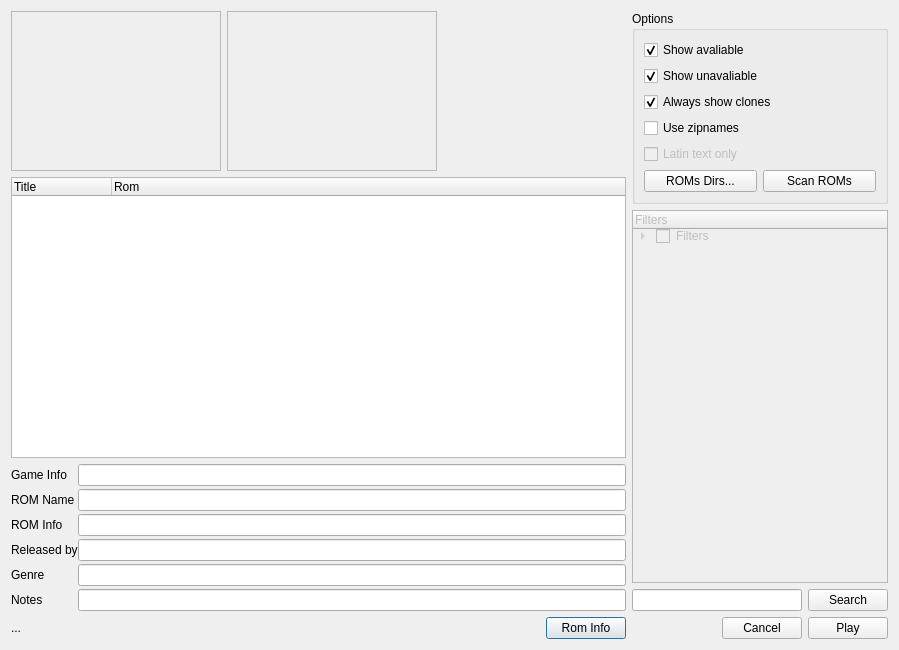
<?xml version="1.0" encoding="UTF-8"?>
<ui version="4.0">
 <class>SelectDialog</class>
 <widget class="QDialog" name="SelectDialog">
  <property name="geometry">
   <rect>
    <x>0</x>
    <y>0</y>
    <width>899</width>
    <height>650</height>
   </rect>
  </property>
  <property name="windowTitle">
   <string>Dialog</string>
  </property>
  <layout class="QHBoxLayout" name="horizontalLayout_6" stretch="1,0">
   <item>
    <layout class="QVBoxLayout" name="verticalLayout" stretch="0,0,0,0">
     <item>
      <layout class="QHBoxLayout" name="horizontalLayout_5">
       <item>
        <widget class="QLabel" name="imgPreview">
         <property name="sizePolicy">
          <sizepolicy hsizetype="Fixed" vsizetype="Fixed">
           <horstretch>0</horstretch>
           <verstretch>0</verstretch>
          </sizepolicy>
         </property>
         <property name="minimumSize">
          <size>
           <width>210</width>
           <height>160</height>
          </size>
         </property>
         <property name="maximumSize">
          <size>
           <width>210</width>
           <height>160</height>
          </size>
         </property>
         <property name="toolTip">
          <string>Preview</string>
         </property>
         <property name="frameShape">
          <enum>QFrame::StyledPanel</enum>
         </property>
         <property name="text">
          <string/>
         </property>
         <property name="pixmap">
          <pixmap resource="rscr.qrc">:/resource/splash.bmp</pixmap>
         </property>
         <property name="scaledContents">
          <bool>true</bool>
         </property>
        </widget>
       </item>
       <item>
        <widget class="QLabel" name="imgTitleScreen">
         <property name="sizePolicy">
          <sizepolicy hsizetype="Fixed" vsizetype="Fixed">
           <horstretch>0</horstretch>
           <verstretch>0</verstretch>
          </sizepolicy>
         </property>
         <property name="minimumSize">
          <size>
           <width>210</width>
           <height>160</height>
          </size>
         </property>
         <property name="maximumSize">
          <size>
           <width>210</width>
           <height>160</height>
          </size>
         </property>
         <property name="toolTip">
          <string>Title screen</string>
         </property>
         <property name="frameShape">
          <enum>QFrame::StyledPanel</enum>
         </property>
         <property name="text">
          <string/>
         </property>
         <property name="pixmap">
          <pixmap resource="rscr.qrc">:/resource/splash.bmp</pixmap>
         </property>
         <property name="scaledContents">
          <bool>true</bool>
         </property>
        </widget>
       </item>
       <item>
        <spacer name="horizontalSpacer_3">
         <property name="orientation">
          <enum>Qt::Horizontal</enum>
         </property>
         <property name="sizeHint" stdset="0">
          <size>
           <width>40</width>
           <height>20</height>
          </size>
         </property>
        </spacer>
       </item>
      </layout>
     </item>
     <item>
      <widget class="QTreeWidget" name="tvDrivers">
       <property name="alternatingRowColors">
        <bool>true</bool>
       </property>
       <column>
        <property name="text">
         <string>Title</string>
        </property>
       </column>
       <column>
        <property name="text">
         <string>Rom</string>
        </property>
       </column>
      </widget>
     </item>
     <item>
      <layout class="QFormLayout" name="formLayout">
       <property name="fieldGrowthPolicy">
        <enum>QFormLayout::AllNonFixedFieldsGrow</enum>
       </property>
       <property name="horizontalSpacing">
        <number>0</number>
       </property>
       <property name="verticalSpacing">
        <number>3</number>
       </property>
       <item row="0" column="0">
        <widget class="QLabel" name="label">
         <property name="text">
          <string>Game Info</string>
         </property>
        </widget>
       </item>
       <item row="0" column="1">
        <widget class="QLineEdit" name="leGameInfo">
         <property name="frame">
          <bool>true</bool>
         </property>
         <property name="readOnly">
          <bool>true</bool>
         </property>
        </widget>
       </item>
       <item row="1" column="0">
        <widget class="QLabel" name="label_2">
         <property name="text">
          <string>ROM Name</string>
         </property>
        </widget>
       </item>
       <item row="1" column="1">
        <widget class="QLineEdit" name="leRomName">
         <property name="frame">
          <bool>true</bool>
         </property>
         <property name="readOnly">
          <bool>true</bool>
         </property>
        </widget>
       </item>
       <item row="2" column="0">
        <widget class="QLabel" name="label_3">
         <property name="text">
          <string>ROM Info</string>
         </property>
        </widget>
       </item>
       <item row="2" column="1">
        <widget class="QLineEdit" name="leRomInfo">
         <property name="frame">
          <bool>true</bool>
         </property>
         <property name="readOnly">
          <bool>true</bool>
         </property>
        </widget>
       </item>
       <item row="3" column="0">
        <widget class="QLabel" name="label_4">
         <property name="text">
          <string>Released by</string>
         </property>
        </widget>
       </item>
       <item row="3" column="1">
        <widget class="QLineEdit" name="leReleasedBy">
         <property name="frame">
          <bool>true</bool>
         </property>
         <property name="readOnly">
          <bool>true</bool>
         </property>
        </widget>
       </item>
       <item row="4" column="0">
        <widget class="QLabel" name="label_7">
         <property name="text">
          <string>Genre</string>
         </property>
        </widget>
       </item>
       <item row="4" column="1">
        <widget class="QLineEdit" name="leGenre">
         <property name="frame">
          <bool>true</bool>
         </property>
         <property name="readOnly">
          <bool>true</bool>
         </property>
        </widget>
       </item>
       <item row="5" column="0">
        <widget class="QLabel" name="label_5">
         <property name="text">
          <string>Notes</string>
         </property>
        </widget>
       </item>
       <item row="5" column="1">
        <widget class="QLineEdit" name="leNotes">
         <property name="frame">
          <bool>true</bool>
         </property>
         <property name="readOnly">
          <bool>true</bool>
         </property>
        </widget>
       </item>
      </layout>
     </item>
     <item>
      <layout class="QHBoxLayout" name="horizontalLayout">
       <item>
        <widget class="QLabel" name="lblCounter">
         <property name="minimumSize">
          <size>
           <width>0</width>
           <height>0</height>
          </size>
         </property>
         <property name="text">
          <string>...</string>
         </property>
        </widget>
       </item>
       <item>
        <spacer name="horizontalSpacer_2">
         <property name="orientation">
          <enum>Qt::Horizontal</enum>
         </property>
         <property name="sizeHint" stdset="0">
          <size>
           <width>40</width>
           <height>20</height>
          </size>
         </property>
        </spacer>
       </item>
       <item>
        <widget class="QPushButton" name="btnRomInfo">
         <property name="text">
          <string>Rom Info</string>
         </property>
        </widget>
       </item>
      </layout>
     </item>
    </layout>
   </item>
   <item>
    <layout class="QVBoxLayout" name="verticalLayout_4">
     <item>
      <widget class="QGroupBox" name="groupBox">
       <property name="title">
        <string>Options</string>
       </property>
       <layout class="QVBoxLayout" name="verticalLayout_3">
        <item>
         <layout class="QVBoxLayout" name="verticalLayout_2">
          <item>
           <widget class="QCheckBox" name="ckbShowAvaliable">
            <property name="text">
             <string>Show avaliable</string>
            </property>
            <property name="checked">
             <bool>true</bool>
            </property>
           </widget>
          </item>
          <item>
           <widget class="QCheckBox" name="ckbShowUnavaliable">
            <property name="text">
             <string>Show unavaliable</string>
            </property>
            <property name="checked">
             <bool>true</bool>
            </property>
           </widget>
          </item>
          <item>
           <widget class="QCheckBox" name="ckbShowClones">
            <property name="text">
             <string>Always show clones</string>
            </property>
            <property name="checked">
             <bool>true</bool>
            </property>
           </widget>
          </item>
          <item>
           <widget class="QCheckBox" name="ckbUseZipnames">
            <property name="text">
             <string>Use zipnames</string>
            </property>
           </widget>
          </item>
          <item>
           <widget class="QCheckBox" name="ckbLatinTextOnly">
            <property name="enabled">
             <bool>false</bool>
            </property>
            <property name="text">
             <string>Latin text only</string>
            </property>
           </widget>
          </item>
          <item>
           <layout class="QHBoxLayout" name="horizontalLayout_2">
            <item>
             <widget class="QPushButton" name="btnRomDirs">
              <property name="text">
               <string>ROMs Dirs...</string>
              </property>
             </widget>
            </item>
            <item>
             <widget class="QPushButton" name="btnScanRoms">
              <property name="text">
               <string>Scan ROMs</string>
              </property>
             </widget>
            </item>
           </layout>
          </item>
         </layout>
        </item>
       </layout>
      </widget>
     </item>
     <item>
      <widget class="QTreeWidget" name="tvFilters">
       <property name="enabled">
        <bool>false</bool>
       </property>
       <column>
        <property name="text">
         <string>Filters</string>
        </property>
       </column>
       <item>
        <property name="text">
         <string>Filters</string>
        </property>
        <property name="checkState">
         <enum>Unchecked</enum>
        </property>
        <property name="flags">
         <set>ItemIsSelectable|ItemIsUserCheckable|ItemIsEnabled|ItemIsTristate</set>
        </property>
        <item>
         <property name="text">
          <string>BoardType</string>
         </property>
         <property name="checkState">
          <enum>Unchecked</enum>
         </property>
         <property name="flags">
          <set>ItemIsSelectable|ItemIsDragEnabled|ItemIsUserCheckable|ItemIsEnabled|ItemIsTristate</set>
         </property>
         <item>
          <property name="text">
           <string>Genuine</string>
          </property>
          <property name="checkState">
           <enum>Unchecked</enum>
          </property>
         </item>
         <item>
          <property name="text">
           <string>Bootleg</string>
          </property>
          <property name="checkState">
           <enum>Unchecked</enum>
          </property>
         </item>
         <item>
          <property name="text">
           <string>Demo</string>
          </property>
          <property name="checkState">
           <enum>Unchecked</enum>
          </property>
         </item>
         <item>
          <property name="text">
           <string>Hack</string>
          </property>
          <property name="checkState">
           <enum>Unchecked</enum>
          </property>
         </item>
         <item>
          <property name="text">
           <string>Homebrew</string>
          </property>
          <property name="checkState">
           <enum>Unchecked</enum>
          </property>
         </item>
         <item>
          <property name="text">
           <string>Prototype</string>
          </property>
          <property name="checkState">
           <enum>Unchecked</enum>
          </property>
         </item>
        </item>
        <item>
         <property name="text">
          <string>Family</string>
         </property>
         <property name="checkState">
          <enum>Unchecked</enum>
         </property>
        </item>
        <item>
         <property name="text">
          <string>Genre</string>
         </property>
         <property name="checkState">
          <enum>Unchecked</enum>
         </property>
        </item>
        <item>
         <property name="text">
          <string>Hardware</string>
         </property>
         <property name="checkState">
          <enum>Unchecked</enum>
         </property>
         <item>
          <property name="text">
           <string>Capcom (Other)</string>
          </property>
          <property name="checkState">
           <enum>Unchecked</enum>
          </property>
         </item>
         <item>
          <property name="text">
           <string>Cave</string>
          </property>
          <property name="checkState">
           <enum>Unchecked</enum>
          </property>
         </item>
         <item>
          <property name="text">
           <string>CPS-1</string>
          </property>
          <property name="checkState">
           <enum>Unchecked</enum>
          </property>
         </item>
         <item>
          <property name="text">
           <string>CPS-2</string>
          </property>
          <property name="checkState">
           <enum>Unchecked</enum>
          </property>
         </item>
         <item>
          <property name="text">
           <string>CPS-3</string>
          </property>
          <property name="checkState">
           <enum>Unchecked</enum>
          </property>
         </item>
         <item>
          <property name="text">
           <string>Data East</string>
          </property>
          <property name="checkState">
           <enum>Unchecked</enum>
          </property>
         </item>
         <item>
          <property name="text">
           <string>Galaxian</string>
          </property>
          <property name="checkState">
           <enum>Unchecked</enum>
          </property>
         </item>
         <item>
          <property name="text">
           <string>Irem</string>
          </property>
          <property name="checkState">
           <enum>Unchecked</enum>
          </property>
         </item>
         <item>
          <property name="text">
           <string>Kaneko</string>
          </property>
          <property name="checkState">
           <enum>Unchecked</enum>
          </property>
         </item>
         <item>
          <property name="text">
           <string>Konami</string>
          </property>
          <property name="checkState">
           <enum>Unchecked</enum>
          </property>
         </item>
         <item>
          <property name="text">
           <string>Neo Geo</string>
          </property>
          <property name="checkState">
           <enum>Unchecked</enum>
          </property>
         </item>
         <item>
          <property name="text">
           <string>Pacman</string>
          </property>
          <property name="checkState">
           <enum>Unchecked</enum>
          </property>
         </item>
         <item>
          <property name="text">
           <string>PGM</string>
          </property>
          <property name="checkState">
           <enum>Unchecked</enum>
          </property>
         </item>
         <item>
          <property name="text">
           <string>Psikyo</string>
          </property>
          <property name="checkState">
           <enum>Unchecked</enum>
          </property>
         </item>
         <item>
          <property name="text">
           <string>Sega</string>
          </property>
          <property name="checkState">
           <enum>Unchecked</enum>
          </property>
         </item>
         <item>
          <property name="text">
           <string>Seta</string>
          </property>
          <property name="checkState">
           <enum>Unchecked</enum>
          </property>
         </item>
         <item>
          <property name="text">
           <string>Taito</string>
          </property>
          <property name="checkState">
           <enum>Unchecked</enum>
          </property>
         </item>
         <item>
          <property name="text">
           <string>Technos</string>
          </property>
          <property name="checkState">
           <enum>Unchecked</enum>
          </property>
         </item>
         <item>
          <property name="text">
           <string>Toaplan</string>
          </property>
          <property name="checkState">
           <enum>Unchecked</enum>
          </property>
         </item>
         <item>
          <property name="text">
           <string>Misc (pre 90s)</string>
          </property>
          <property name="checkState">
           <enum>Unchecked</enum>
          </property>
         </item>
         <item>
          <property name="text">
           <string>Misc (post 90s)</string>
          </property>
          <property name="checkState">
           <enum>Unchecked</enum>
          </property>
         </item>
         <item>
          <property name="text">
           <string>Master System</string>
          </property>
          <property name="checkState">
           <enum>Unchecked</enum>
          </property>
         </item>
         <item>
          <property name="text">
           <string>Megadrive</string>
          </property>
          <property name="checkState">
           <enum>Unchecked</enum>
          </property>
         </item>
         <item>
          <property name="text">
           <string>PC-Engine</string>
          </property>
          <property name="checkState">
           <enum>Unchecked</enum>
          </property>
         </item>
         <item>
          <property name="text">
           <string>SNES</string>
          </property>
          <property name="checkState">
           <enum>Unchecked</enum>
          </property>
         </item>
        </item>
       </item>
      </widget>
     </item>
     <item>
      <layout class="QHBoxLayout" name="horizontalLayout_3">
       <item>
        <widget class="QLineEdit" name="leSearch">
         <property name="enabled">
          <bool>true</bool>
         </property>
        </widget>
       </item>
       <item>
        <widget class="QPushButton" name="btnSearch">
         <property name="text">
          <string>Search</string>
         </property>
        </widget>
       </item>
      </layout>
     </item>
     <item>
      <layout class="QHBoxLayout" name="horizontalLayout_4">
       <item>
        <spacer name="horizontalSpacer">
         <property name="orientation">
          <enum>Qt::Horizontal</enum>
         </property>
         <property name="sizeHint" stdset="0">
          <size>
           <width>40</width>
           <height>20</height>
          </size>
         </property>
        </spacer>
       </item>
       <item>
        <widget class="QPushButton" name="btnCancel">
         <property name="text">
          <string>Cancel</string>
         </property>
        </widget>
       </item>
       <item>
        <widget class="QPushButton" name="btnPlay">
         <property name="text">
          <string>Play</string>
         </property>
        </widget>
       </item>
      </layout>
     </item>
    </layout>
   </item>
  </layout>
 </widget>
 <resources>
  <include location="rscr.qrc"/>
 </resources>
 <connections>
  <connection>
   <sender>btnCancel</sender>
   <signal>clicked()</signal>
   <receiver>SelectDialog</receiver>
   <slot>reject()</slot>
   <hints>
    <hint type="sourcelabel">
     <x>601</x>
     <y>558</y>
    </hint>
    <hint type="destinationlabel">
     <x>545</x>
     <y>555</y>
    </hint>
   </hints>
  </connection>
 </connections>
</ui>
